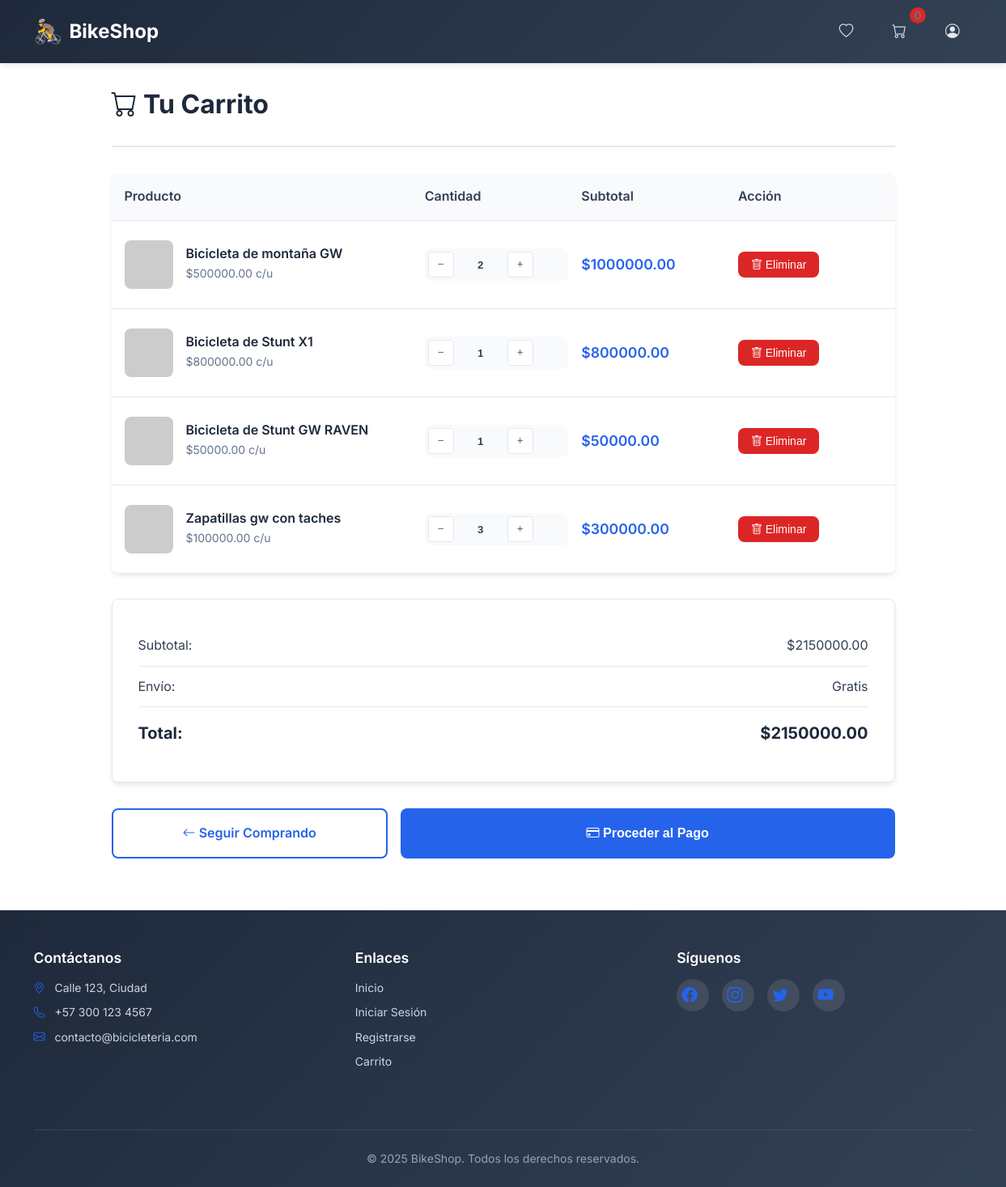
/cart/cart (signed in), run on the app's committed database.
### models/product.py (models this page shows, shortened)
class Product(db.Model):
    __tablename__ = 'productos'
    id = db.Column(db.Integer, primary_key=True)
    nombre = db.Column(db.String(100), nullable=False)
    descripcion = db.Column(db.String(255))
    precio = db.Column(db.Float, nullable=False)
    stock = db.Column(db.Integer, nullable=False)
    url_imagen = db.Column(db.String(255))
    subcategoria_id = db.Column(db.Integer, db.ForeignKey('subcategorias.id'), nullable=False)
    subcategoria = db.relationship('Subcategoria', back_populates='productos')

### routes/cart.py (the view)
@cart_bp.route('/cart')
@login_required
def cart():
    cart_items = Cart.query.filter_by(user_id=current_user.id).all()
    products_in_cart = []
    total = 0
    for item in cart_items:
        product = Product.query.get(item.product_id)
        if product:
            products_in_cart.append({
                'id': item.id,  # ID del ítem del carrito
                'product': product,
                'quantity': item.quantity,
                'subtotal': product.precio * item.quantity
            })
            total += product.precio * item.quantity
    return render_template('carrito.html', cart_items=products_in_cart, total=total)

### app.py (called while the page is built)
@login_manager.user_loader
def load_user(user_id):
    return db.session.get(User, int(user_id))

### templates/carrito.html (shortened to what this page needs)
{% extends 'base.html' %}
{% block content %}
<div class="cart-container">
    <div class="cart-header">
        <h2 class="cart-title">
            <i class="bi bi-cart"></i> Tu Carrito
        </h2>
        {% if cart_items %}
            <div class="cart-count">{{ cart_items|length }} productos</div>
        {% endif %}
    </div>
    {% if cart_items %}
        <div class="cart-table">
            <div class="cart-table-header">
                <div class="cart-table-header-row">
                    <div>Producto</div>
                    <div>Cantidad</div>
                    <div>Subtotal</div>
                    <div>Acción</div>
                </div>
            </div>
            {% for item in cart_items %}
                <div class="cart-item">
                    <div class="cart-item-row">
                        <div class="cart-item-product">
                            {% if item.product.url_imagen %}
                                <img src="{{ item.product.url_imagen }}" class="cart-item-image" alt="{{ item.product.nombre }}">
                            {% else %}
                                <img src="/static/images/placeholder.png" class="cart-item-image" alt="Sin imagen">
                            {% endif %}
                            <div class="cart-item-info">
                                <h4>{{ item.product.nombre }}</h4>
                                <p>${{ "%.2f"|format(item.product.precio) }} c/u</p>
                            </div>
                        </div>
                        <div class="quantity-controls">
                            <button type="button" class="quantity-btn decrease-quantity-btn" data-cart-item-id="{{ item.id }}">
                                <i class="bi bi-dash"></i>
                            </button>
                            <input type="text" class="quantity-input" value="{{ item.quantity }}" readonly>
                            <button type="button" class="quantity-btn increase-quantity-btn" data-cart-item-id="{{ item.id }}">
                                <i class="bi bi-plus"></i>
                            </button>
                        </div>
                        <div class="cart-item-price">
                            ${{ "%.2f"|format(item.subtotal) }}
                        </div>
                        <div>
                            <button type="button" class="remove-btn" data-cart-item-id="{{ item.id }}">
                                <i class="bi bi-trash"></i> Eliminar
                            </button>
                        </div>
                    </div>
                </div>
            {% endfor %}
        </div>
        <div class="cart-summary">
            <div class="cart-summary-row">
                <span>Subtotal:</span>
                <span>${{ "%.2f"|format(total) }}</span>
            </div>
            <div class="cart-summary-row">
                <span>Envío:</span>
                <span>Gratis</span>
            </div>
            <div class="cart-summary-row">
                <span>Total:</span>
                <span>${{ "%.2f"|format(total) }}</span>
            </div>
        </div>
        <div class="cart-actions">
            <a href="{{ url_for('index') }}" class="continue-shopping">
                <i class="bi bi-arrow-left"></i> Seguir Comprando
            </a>
            <button type="button" class="checkout-btn">
                <i class="bi bi-credit-card"></i> Proceder al Pago
            </button>
        </div>
    {% endif %}
</div>
{% endblock %}

### static/css/main.css (style rules this page uses)
:root { --primary-color: #2563eb; --primary-hover: #1d4ed8; --secondary-color: #64748b; --success-color: #059669; --danger-color: #dc2626; --warning-color: #d97706; --dark-color: #1e293b; --light-color: #f8fafc; --border-color: #e2e8f0; --text-color: #334155; --text-muted: #64748b; --shadow: 0 4px 6px -1px rgba(0, 0, 0, 0.1); --shadow-lg: 0 10px 15px -3px rgba(0, 0, 0, 0.1); --border-radius: 8px; --transition: all 0.3s ease; }
* { margin: 0; padding: 0; box-sizing: border-box; }
body { font-family: 'Inter', -apple-system, BlinkMacSystemFont, 'Segoe UI', Roboto, sans-serif; line-height: 1.6; color: var(--text-color); background-color: #ffffff; }
h1, h2, h3, h4, h5, h6 { font-weight: 600; line-height: 1.2; margin-bottom: 1rem; }
h2 { font-size: 2rem; }
p { margin-bottom: 1rem; }
a { color: var(--primary-color); text-decoration: none; transition: var(--transition); }

### static/css/header.css (style rules this page uses)
.cart-count { position: absolute; top: -8px; right: -8px; background-color: var(--danger-color); color: white; border-radius: 50%; width: 20px; height: 20px; display: flex; align-items: center; justify-content: center; font-size: 0.75rem; font-weight: 600; }

### data on the page
Product: product.nombre "Bicicleta de montaña GW", product.precio "500000.00"
Product: product.nombre "Bicicleta de Stunt X1", product.precio "800000.00"
Product: product.nombre "Bicicleta de Stunt GW RAVEN", product.precio "50000.00"
Product: product.nombre "Zapatillas gw con taches", product.precio "100000.00"

### other printed values
{{ "%.2f"|format(item.subtotal) }} "1000000.00" "800000.00" "50000.00" "300000.00"
{{ "%.2f"|format(total) }} "2150000.00"
